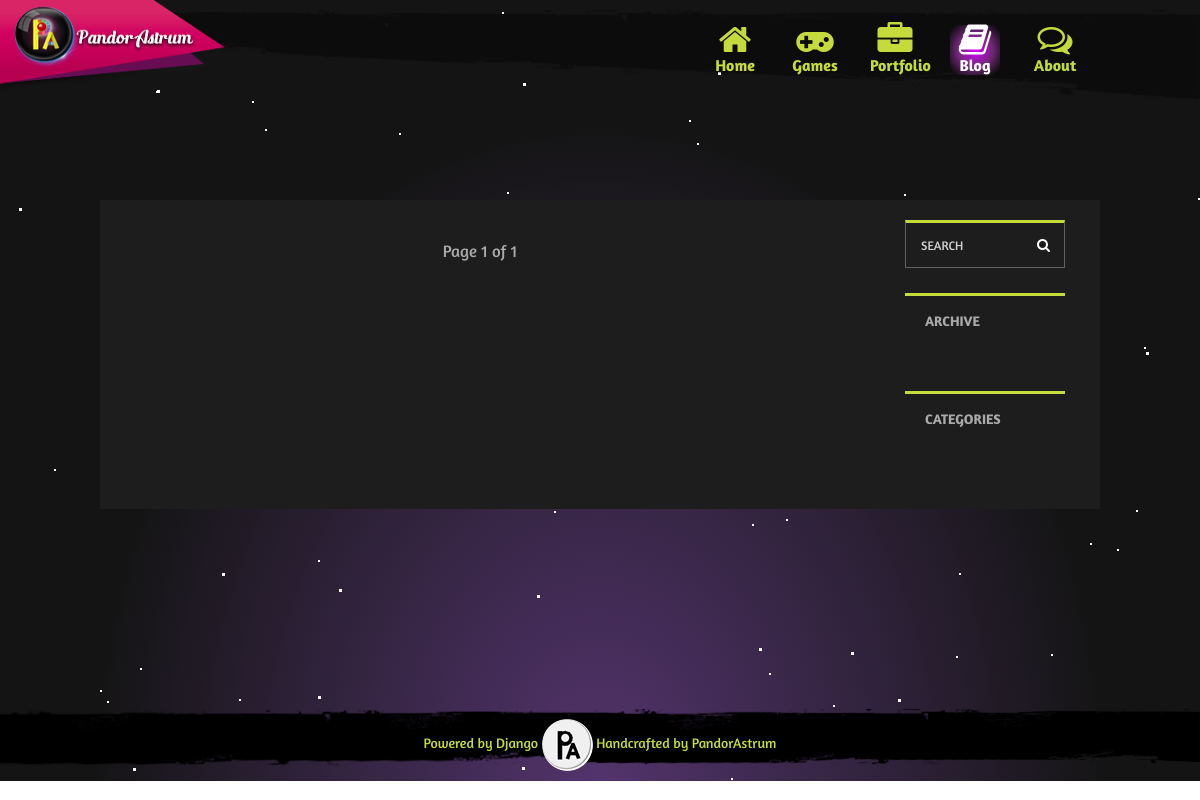
The page /blog/ on the database as committed earlier.
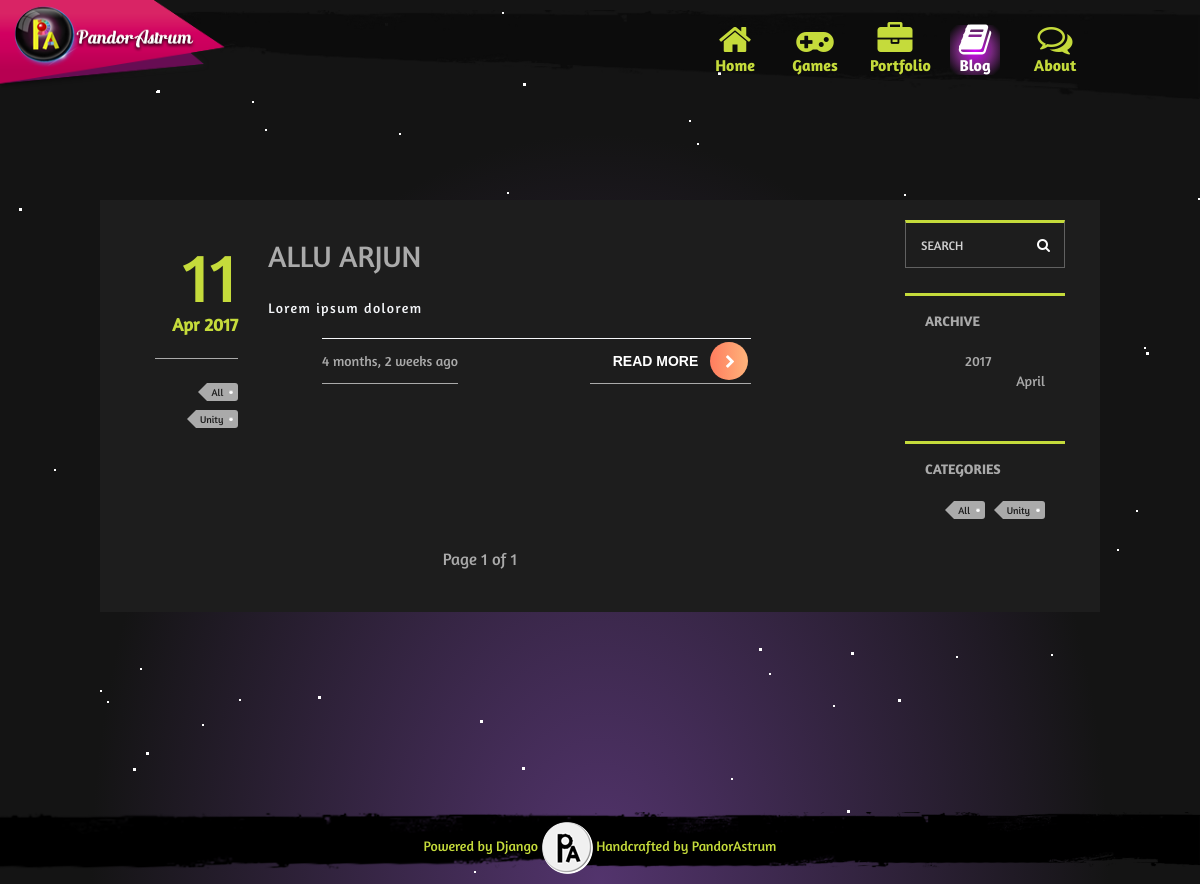
The same page on the database as committed later.
### pandorastrum/models.py (models this page shows, shortened)
class BlogModel (models.Model):
    blog_title      = models.CharField(max_length=200, blank=True, null=True)
    published_on    = models.DateField(auto_now=False, auto_now_add=False, blank=True, null=True)
    blog_description= models.TextField(blank=True, null=True)
    blog_author     = models.ForeignKey(AuthorModel, on_delete=models.CASCADE, default='')
    is_featured     = models.BooleanField(default=False)
    blog_banner     = models.ImageField(upload_to="blogs", blank=True, null=True)
    def blogBanner(self):
        return mark_safe(u'<img src="%s" height="300" />' % (self.blog_banner.url))
    blogBanner.allow_tags = True
    blogBanner.short_description = 'Blog Banner'
    tags            = TaggableManager()
    slug            = models.SlugField(blank=True, null=True)
    updated         = models.DateTimeField(auto_now=True, auto_now_add=False)
    created         = models.DateTimeField(auto_now=False, auto_now_add=True, null=True, blank=True)
    def get_absolute_url(self):
        return reverse("detail", kwargs={"id": self.id})
    class Meta:
        ordering = ['-created', ]

### pandorastrum/views.py (the view, shortened to what this page needs)
# urls.py: url(r'^blog/$', blog_pageView, name="blog"),
def blog_pageView(request, tag_slug=None, **kwargs):
    blog_list   = BlogModel.objects.all().order_by("-created")
    paginator   = Paginator(blog_list, 10) # Show 25 contacts per page
    page        = request.GET.get('page')
    try:
        blog_list = paginator.page(page)
    except PageNotAnInteger:
        blog_list = paginator.page(1)
    except EmptyPage:
        blog_list = paginator.page(paginator.num_pages)
    tag_list = Tag.objects.all()
    tag_slugs = request.GET.get("tag_slug")
    query = request.GET.get("q")
    date_field = 'published_on'
    archive = {}
    years = BlogModel.objects.all().dates(date_field, 'year')[::-1]
    for date_year in years:
        months = BlogModel.objects.filter(published_on__year=date_year.year).dates(date_field, 'month')
        archive[date_year] = months
    archive = sorted(archive.items(), reverse=True)
    ym = request.GET.get("y_m")
    context = {
        "blog" : blog_list,
        "tags" : tag_list,
        "archive" : archive
    }
    return render(request, "blog.html", context)

### templates/blog.html (shortened to what this page needs)
{% extends "base.html" %}
{% load static %}
{% block navbar %}
    <li class="sonar">
        <a href="{% url 'home' %}"><span><i class="fa fa-home"></i><strong>Home</strong></span></a>
    </li>
    <li class="sonar">
        <a href="{% url 'games' %}"><span><i class="fa fa-gamepad"></i><strong>Games</strong></span></a>
    </li>
    <li class="sonar">
        <a href="{% url 'portfolio' %}"><span><i class="fa fa-briefcase"></i><strong>Portfolio</strong></span></a>
    </li>
    <li class="sonar">
        <a href="{% url 'blog' %}"  class="selected"><span><i class="fa fa-book"></i><strong>Blog</strong></span></a>
    </li>
    <li class="sonar">
        <a href="{% url 'about' %}"><span><i class="fa fa-comments-o"></i><strong>About</strong></span></a>
    </li>
{% endblock navbar %}
{% block main %}
{% include "blocks/aurora.html" %}
    <div class="row pa-gapes"></div>
    <div class="row pa-row">
    {% include 'blocks/blog_block.html' %}
    </div>
{% endblock main %}

### templates/blocks/blog_block.html (shortened to what the changed rows need)
<div class="blog-component">
    <div class="container-fluid u-mb-200">
        <div class="row js-pushpin-parent">
            <div class="col-md-9">
                {% for b in blog %}
                <article class="post">
                    <div class="row js-pushpin-parent">
                        <div class="col-sm-2">
                            <div class="post__info post-info js-pushpin-target">
                                <div class="post-info__date">
                                    <div class="post-info__day">{{ b.published_on|date:"d" }}</div>
                                    <div class="post-info__month-year">{{ b.published_on|date:"M Y" }}</div>
                                </div>
                                <div class="post-info__hr"></div>
                                <div class="post-info__tags">
                                    {% for tag in b.tags.all %}
                                            <a class="post-info__tag tag" href="{% url "blog" %}?tag_slug={{ tag.slug|urlencode }}">{{ tag.name }}</a>
                                    {% endfor %}
                                </div>
                            </div>
                        </div>
                        <div class="col-sm-10 total-blog">
                            <header class="post__header post-header">
                                <h2 class="post-header__title"><a href="{{ b.get_absolute_url }}">{{ b.blog_title }}</a></h2>
                            </header>
                            <div class="post__content post-content">
                                <p>{{ b.blog_description }}</p>
                                <div class="blog-footer">
                                    <ul>
                                        <li>{{ b.published_on|timesince }} ago</li>
                                        <li>
                                            <div class="read-more">
                                                <a href="{{ b.get_absolute_url }}">
                                                    <span class="txt">Read More</span>
                                                    <span class="round">
                                                        <i class="fa fa-chevron-right"></i>
                                                    </span>
                                                </a>
                                            </div>
                                        </li>
                                    </ul>
                                </div>
                            </div>
                        </div>
                    </div>
                </article>
                {% endfor %}
            </div>
            <div class="col-md-3">
                <aside class="blog-sidebar js-pushpin-target">
                    <div class="tile blog-archive">
                        <ul class="blog-archive__years">
                            {% for y, months in archive %}
                                <li class="clearfix">{{ y.year }}
                                    <ul class="blog-archive__months">
                                        {% for m in months %}
                                            <li><a href="{% url "blog" %}?y_m={{ m|urlencode }}">{{ m|date:"F" }}</a></li>
                                        {% endfor %}
                                    </ul>
                                </li>
                            {% endfor %}
                        </ul>
                    </div>
                    <div class="tile blog-categories">
                        <div class="blog-tags">
                            {% for tag in tags %}
                                <a class="post-info__tag tag" href="{% url "blog" %}?tag_slug={{ tag.slug|urlencode }}">{{ tag.name }}</a>
                            {% endfor %}
                        </div>
                    </div>
                </aside>
            </div>
        </div>
    </div>
</div>

Rows that differ between the two databases and show on the page:
added BlogModel: published_on "11", published_on "Apr 2017", blog_title "ALLU ARJUN", blog_description "Lorem ipsum dolorem", published_on "4 months, 2 weeks"
added Tag: name "All"
added Tag: name "Unity"
Other text that changed with them:
new list line: "2017 April"
